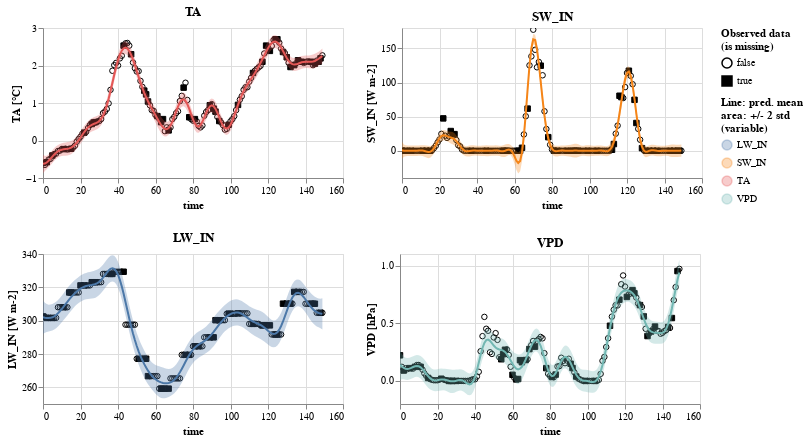

Source (notebook cell):
### Code cell
res_r_gaps.display_results(plot_args = {'bind_interaction': False})

### Figure 1 — Vega-Lite specification as saved in the notebook (floating-point values rounded to 4 significant figures; data arrays with more than 128 entries replaced by an {"elided": "..."} marker saying what was removed)
{"config": {"view": {"continuousWidth": 400, "continuousHeight": 300}}, "vconcat": [{"hconcat": [{"layer": [{"data": {"name": "data-efc4b1b421b802feab2dff8a53bfa945"}, "mark": {"type": "point", "color": "black", "fillOpacity": 1, "strokeWidth": 1}, "encoding": {"fill": {"field": "is_missing", "legend": {"title": ["Observed data", "(is missing)"]}, "scale": {"range": ["#ffffff00", "black"]}, "type": "nominal"}, "shape": {"field": "is_missing", "type": "nominal"}, "x": {"field": "time", "type": "quantitative"}, "y": {"field": "value", "scale": {"zero": false}, "title": "TA [°C]", "type": "quantitative"}}}, {"layer": [{"mark": "errorband", "encoding": {"color": {"field": "variable", "legend": {"title": ["Line: pred. mean", "area: +/- 2 std", "(variable)"]}, "type": "nominal"}, "tooltip": [{"field": "std", "format": ".4", "type": "quantitative"}, {"field": "mean", "format": ".4", "type": "quantitative"}], "x": {"field": "time", "type": "quantitative"}, "y": {"field": "err_low", "scale": {"zero": false}, "title": "TA [°C]", "type": "quantitative"}, "y2": {"field": "err_high"}}, "height": 150, "transform": [{"calculate": "datum.mean - 2 * datum.std", "as": "err_low"}, {"calculate": "datum.mean + 2 * datum.std", "as": "err_high"}], "width": 300}, {"mark": "line", "encoding": {"color": {"field": "variable", "type": "nominal"}, "x": {"field": "time", "type": "quantitative"}, "y": {"field": "mean", "scale": {"zero": false}, "title": "TA [°C]", "type": "quantitative"}}, "selection": {"selector021": {"type": "interval", "bind": "scales"}}, "title": "TA"}], "data": {"name": "data-5e27060441a2f486d9826e821bdd7335"}}]}, {"layer": [{"data": {"name": "data-6399bdb169b57f1c09a65317abb44b69"}, "mark": {"type": "point", "color": "black", "fillOpacity": 1, "strokeWidth": 1}, "encoding": {"fill": {"field": "is_missing", "legend": {"title": ["Observed data", "(is missing)"]}, "scale": {"range": ["#ffffff00", "black"]}, "type": "nominal"}, "shape": {"field": "is_missing", "type": "nominal"}, "x": {"field": "time", "type": "quantitative"}, "y": {"field": "value", "scale": {"zero": false}, "title": "SW_IN [W m-2]", "type": "quantitative"}}}, {"layer": [{"mark": "errorband", "encoding": {"color": {"field": "variable", "legend": {"title": ["Line: pred. mean", "area: +/- 2 std", "(variable)"]}, "type": "nominal"}, "tooltip": [{"field": "std", "format": ".4", "type": "quantitative"}, {"field": "mean", "format": ".4", "type": "quantitative"}], "x": {"field": "time", "type": "quantitative"}, "y": {"field": "err_low", "scale": {"zero": false}, "title": "SW_IN [W m-2]", "type": "quantitative"}, "y2": {"field": "err_high"}}, "height": 150, "transform": [{"calculate": "datum.mean - 2 * datum.std", "as": "err_low"}, {"calculate": "datum.mean + 2 * datum.std", "as": "err_high"}], "width": 300}, {"mark": "line", "encoding": {"color": {"field": "variable", "type": "nominal"}, "x": {"field": "time", "type": "quantitative"}, "y": {"field": "mean", "scale": {"zero": false}, "title": "SW_IN [W m-2]", "type": "quantitative"}}, "selection": {"selector022": {"type": "interval", "bind": "scales"}}, "title": "SW_IN"}], "data": {"name": "data-5f87f8adf1e6188c517904c61f22ba4f"}}]}]}, {"hconcat": [{"layer": [{"data": {"name": "data-f793a3deaf6d40b8a7896ae9018e72d8"}, "mark": {"type": "point", "color": "black", "fillOpacity": 1, "strokeWidth": 1}, "encoding": {"fill": {"field": "is_missing", "legend": {"title": ["Observed data", "(is missing)"]}, "scale": {"range": ["#ffffff00", "black"]}, "type": "nominal"}, "shape": {"field": "is_missing", "type": "nominal"}, "x": {"field": "time", "type": "quantitative"}, "y": {"field": "value", "scale": {"zero": false}, "title": "LW_IN [W m-2]", "type": "quantitative"}}}, {"layer": [{"mark": "errorband", "encoding": {"color": {"field": "variable", "legend": {"title": ["Line: pred. mean", "area: +/- 2 std", "(variable)"]}, "type": "nominal"}, "tooltip": [{"field": "std", "format": ".4", "type": "quantitative"}, {"field": "mean", "format": ".4", "type": "quantitative"}], "x": {"field": "time", "type": "quantitative"}, "y": {"field": "err_low", "scale": {"zero": false}, "title": "LW_IN [W m-2]", "type": "quantitative"}, "y2": {"field": "err_high"}}, "height": 150, "transform": [{"calculate": "datum.mean - 2 * datum.std", "as": "err_low"}, {"calculate": "datum.mean + 2 * datum.std", "as": "err_high"}], "width": 300}, {"mark": "line", "encoding": {"color": {"field": "variable", "type": "nominal"}, "x": {"field": "time", "type": "quantitative"}, "y": {"field": "mean", "scale": {"zero": false}, "title": "LW_IN [W m-2]", "type": "quantitative"}}, "selection": {"selector023": {"type": "interval", "bind": "scales"}}, "title": "LW_IN"}], "data": {"name": "data-69d5f0a4e316c8bee56ea405e5a7a5b3"}}]}, {"layer": [{"data": {"name": "data-bbb44771a2acaa0e7c87a7508c89dc4a"}, "mark": {"type": "point", "color": "black", "fillOpacity": 1, "strokeWidth": 1}, "encoding": {"fill": {"field": "is_missing", "legend": {"title": ["Observed data", "(is missing)"]}, "scale": {"range": ["#ffffff00", "black"]}, "type": "nominal"}, "shape": {"field": "is_missing", "type": "nominal"}, "x": {"field": "time", "type": "quantitative"}, "y": {"field": "value", "scale": {"zero": false}, "title": "VPD [hPa]", "type": "quantitative"}}}, {"layer": [{"mark": "errorband", "encoding": {"color": {"field": "variable", "legend": {"title": ["Line: pred. mean", "area: +/- 2 std", "(variable)"]}, "type": "nominal"}, "tooltip": [{"field": "std", "format": ".4", "type": "quantitative"}, {"field": "mean", "format": ".4", "type": "quantitative"}], "x": {"field": "time", "type": "quantitative"}, "y": {"field": "err_low", "scale": {"zero": false}, "title": "VPD [hPa]", "type": "quantitative"}, "y2": {"field": "err_high"}}, "height": 150, "transform": [{"calculate": "datum.mean - 2 * datum.std", "as": "err_low"}, {"calculate": "datum.mean + 2 * datum.std", "as": "err_high"}], "width": 300}, {"mark": "line", "encoding": {"color": {"field": "variable", "type": "nominal"}, "x": {"field": "time", "type": "quantitative"}, "y": {"field": "mean", "scale": {"zero": false}, "title": "VPD [hPa]", "type": "quantitative"}}, "selection": {"selector024": {"type": "interval", "bind": "scales"}}, "title": "VPD"}], "data": {"name": "data-a5e97a23725c132ab38e63a195e729dd"}}]}]}, {"hconcat": []}, {"hconcat": []}, {"hconcat": []}, {"hconcat": []}, {"hconcat": []}, {"hconcat": []}, {"hconcat": []}, {"hconcat": []}, {"hconcat": []}, {"hconcat": []}, {"hconcat": []}, {"hconcat": []}, {"hconcat": []}, {"hconcat": []}, {"hconcat": []}, {"hconcat": []}, {"hconcat": []}, {"hconcat": []}, {"hconcat": []}, {"hconcat": []}, {"hconcat": []}, {"hconcat": []}, {"hconcat": []}, {"hconcat": []}, {"hconcat": []}, {"hconcat": []}, {"hconcat": []}, {"hconcat": []}, {"hconcat": []}, {"hconcat": []}, {"hconcat": []}, {"hconcat": []}, {"hconcat": []}, {"hconcat": []}, {"hconcat": []}, {"hconcat": []}, {"hconcat": []}, {"hconcat": []}, {"hconcat": []}, {"hconcat": []}, {"hconcat": []}, {"hconcat": []}, {"hconcat": []}, {"hconcat": []}, {"hconcat": []}, {"hconcat": []}, {"hconcat": []}, {"hconcat": []}, {"hconcat": []}, {"hconcat": []}, {"hconcat": []}, {"hconcat": []}, {"hconcat": []}, {"hconcat": []}, {"hconcat": []}, {"hconcat": []}, {"hconcat": []}, {"hconcat": []}, {"hconcat": []}, {"hconcat": []}, {"hconcat": []}, {"hconcat": []}, {"hconcat": []}, {"hconcat": []}, {"hconcat": []}, {"hconcat": []}, {"hconcat": []}, {"hconcat": []}, {"hconcat": []}, {"hconcat": []}, {"hconcat": []}, {"hconcat": []}, {"hconcat": []}, {"hconcat": []}, {"hconcat": []}, {"hconcat": []}, {"hconcat": []}, {"hconcat": []}, {"hconcat": []}, {"hconcat": []}, {"hconcat": []}, {"hconcat": []}, {"hconcat": []}, {"hconcat": []}, {"hconcat": []}, {"hconcat": []}, {"hconcat": []}, {"hconcat": []}, {"hconcat": []}, {"hconcat": []}, {"hconcat": []}, {"hconcat": []}, {"hconcat": []}, {"hconcat": []}, {"hconcat": []}, {"hconcat": []}, {"hconcat": []}, {"hconcat": []}, {"hconcat": []}, {"hconcat": []}, {"hconcat": []}, {"hconcat": []}, {"hconcat": []}, {"hconcat": []}, {"hconcat": []}, {"hconcat": []}, {"hconcat": []}, {"hconcat": []}, {"hconcat": []}, {"hconcat": []}, {"hconcat": []}, {"hconcat": []}, {"hconcat": []}, {"hconcat": []}, {"hconcat": []}, {"hconcat": []}, {"hconcat": []}, {"hconcat": []}, {"hconcat": []}, {"hconcat": []}, {"hconcat": []}, {"hconcat": []}, {"hconcat": []}, {"hconcat": []}, {"hconcat": []}, {"hconcat": []}, {"hconcat": []}, {"hconcat": []}, {"hconcat": []}, {"hconcat": []}, {"hconcat": []}, {"hconcat": []}, {"hconcat": []}, {"hconcat": []}, {"hconcat": []}, {"hconcat": []}, {"hconcat": []}, {"hconcat": []}, {"hconcat": []}, {"hconcat": []}, {"hconcat": []}, {"hconcat": []}, {"hconcat": []}, {"hconcat": []}, {"hconcat": []}, {"hconcat": []}, {"hconcat": []}, {"hconcat": []}, {"hconcat": []}, {"hconcat": []}, {"hconcat": []}, {"hconcat": []}, {"hconcat": []}, {"hconcat": []}, {"hconcat": []}, {"hconcat": []}, {"hconcat": []}, {"hconcat": []}, {"hconcat": []}, {"hconcat": []}, {"hconcat": []}, {"hconcat": []}, {"hconcat": []}, {"hconcat": []}, {"hconcat": []}, {"hconcat": []}, {"hconcat": []}, {"hconcat": []}, {"hconcat": []}, {"hconcat": []}, {"hconcat": []}, {"hconcat": []}, {"hconcat": []}, {"hconcat": []}, {"hconcat": []}, {"hconcat": []}, {"hconcat": []}, {"hconcat": []}, {"hconcat": []}, {"hconcat": []}, {"hconcat": []}, {"hconcat": []}, {"hconcat": []}, {"hconcat": []}, {"hconcat": []}, {"hconcat": []}, {"hconcat": []}, {"hconcat": []}, {"hconcat": []}, {"hconcat": []}, {"hconcat": []}, {"hconcat": []}, {"hconcat": []}, {"hconcat": []}, {"hconcat": []}, {"hconcat": []}, {"hconcat": []}, {"hconcat": []}, {"hconcat": []}, {"hconcat": []}, {"hconcat": []}, {"hconcat": []}, {"hconcat": []}, {"hconcat": []}, {"hconcat": []}, {"hconcat": []}, {"hconcat": []}, {"hconcat": []}, {"hconcat": []}, {"hconcat": []}, {"hconcat": []}, {"hconcat": []}, {"hconcat": []}, {"hconcat": []}, {"hconcat": []}, {"hconcat": []}, {"hconcat": []}, {"hconcat": []}, {"hconcat": []}, {"hconcat": []}, {"hconcat": []}, {"hconcat": []}, {"hconcat": []}, {"hconcat": []}, {"hconcat": []}, {"hconcat": []}, {"hconcat": []}, {"hconcat": []}, {"hconcat": []}, {"hconcat": []}, {"hconcat": []}, {"hconcat": []}, {"hconcat": []}, {"hconcat": []}, {"hconcat": []}, {"hconcat": []}, {"hconcat": []}, {"hconcat": []}, {"hconcat": []}, {"hconcat": []}, {"hconcat": []}, {"hconcat": []}, {"hconcat": []}, {"hconcat": []}, {"hconcat": []}, {"hconcat": []}, {"hconcat": []}, {"hconcat": []}, {"hconcat": []}, {"hconcat": []}, {"hconcat": []}, {"hconcat": []}, {"hconcat": []}, {"hconcat": []}, {"hconcat": []}, {"hconcat": []}, {"hconcat": []}, {"hconcat": []}, {"hconcat": []}, {"hconcat": []}, {"hconcat": []}, {"hconcat": []}, {"hconcat": []}, {"hconcat": []}, {"hconcat": []}, {"hconcat": []}, {"hconcat": []}, {"hconcat": []}, {"hconcat": []}, {"hconcat": []}, {"hconcat": []}, {"hconcat": []}, {"hconcat": []}, {"hconcat": []}, {"hconcat": []}, {"hconcat": []}, {"hconcat": []}, {"hconcat": []}, {"hconcat": []}, {"hconcat": []}, {"hconcat": []}, {"hconcat": []}, {"hconcat": []}, {"hconcat": []}, {"hconcat": []}, {"hconcat": []}, {"hconcat": []}, {"hconcat": []}, {"hconcat": []}, {"hconcat": []}, {"hconcat": []}, {"hconcat": []}, {"hconcat": []}, {"hconcat": []}, {"hconcat": []}, {"hconcat": []}, {"hconcat": []}, {"hconcat": []}], "$schema": "https://vega.github.io/schema/vega-lite/v4.17.0.json", "datasets": {"data-efc4b1b421b802feab2dff8a53bfa945": {"elided": "150 records"}, "data-5e27060441a2f486d9826e821bdd7335": {"elided": "150 records"}, "data-6399bdb169b57f1c09a65317abb44b69": {"elided": "150 records"}, "data-5f87f8adf1e6188c517904c61f22ba4f": {"elided": "150 records"}, "data-f793a3deaf6d40b8a7896ae9018e72d8": {"elided": "150 records"}, "data-69d5f0a4e316c8bee56ea405e5a7a5b3": {"elided": "150 records"}, "data-bbb44771a2acaa0e7c87a7508c89dc4a": {"elided": "150 records"}, "data-a5e97a23725c132ab38e63a195e729dd": {"elided": "150 records"}}}
